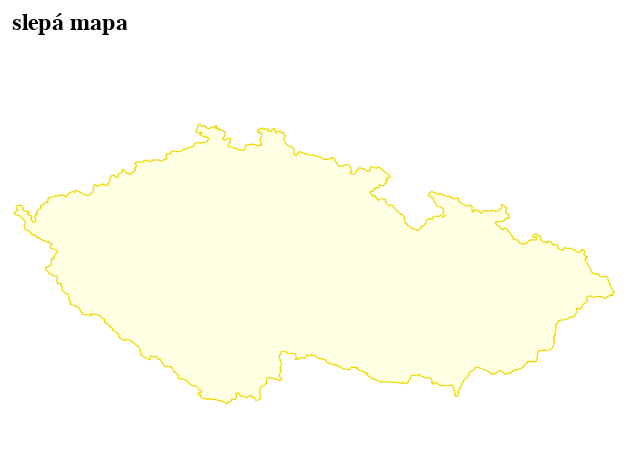

The code cell stored with this chart in its notebook:
### Code cell
slepa = alt.Chart(
        alt.Data(values=json.loads(czech_geojson_json)['features']), width=300, height=200,
        title="slepá mapa"
    ).mark_geoshape(
        filled=True,
        fill='#FFFFE4', #''#FFFFE4',  # Choose your desired fill color
        stroke='#EED801', #'#DB842F',
        strokeWidth=0.6
    ).properties(
    width=300,
    height=200)

slepa

### Figure 1 — Vega-Lite specification as saved in the notebook (floating-point values rounded to 4 significant figures; data arrays with more than 128 entries replaced by an {"elided": "..."} marker saying what was removed)
{"config": {"title": {"font": "Noticia Text", "fontSize": 12, "anchor": "start", "lineHeight": 19, "fontWeight": "bolder", "subtitleFont": "Noticia Text", "subtitleFontSize": 10, "subtitleLineHeight": 15, "subtitlePadding": 10, "dy": -10}, "axis": {"labelFont": "Asap", "titleFont": "Asap", "fontWeight": "lighter", "titleFontWeight": "lighter", "labelFontSize": 9, "titleFontSize": 9, "labelPadding": 2, "titlePadding": 9, "domainOpacity": 0, "tickColor": "#DCDDD6"}, "legend": {"labelFont": "Asap", "labelFontWeight": "normal", "titleFont": "Asap", "titleFontWeight": "normal", "labelFontSize": 9, "titleFontSize": 9}}, "data": {"values": [{"id": "0", "type": "Feature", "properties": {}, "geometry": {"type": "Polygon", "coordinates": {"elided": "1x1056x2 float values"}}, "bbox": [12.09, 48.55, 18.86, 51.06]}]}, "mark": {"type": "geoshape", "fill": "#FFFFE4", "filled": true, "stroke": "#EED801", "strokeWidth": 0.6}, "height": 200, "title": "slepá mapa", "width": 300, "$schema": "https://vega.github.io/schema/vega-lite/v5.8.0.json"}
